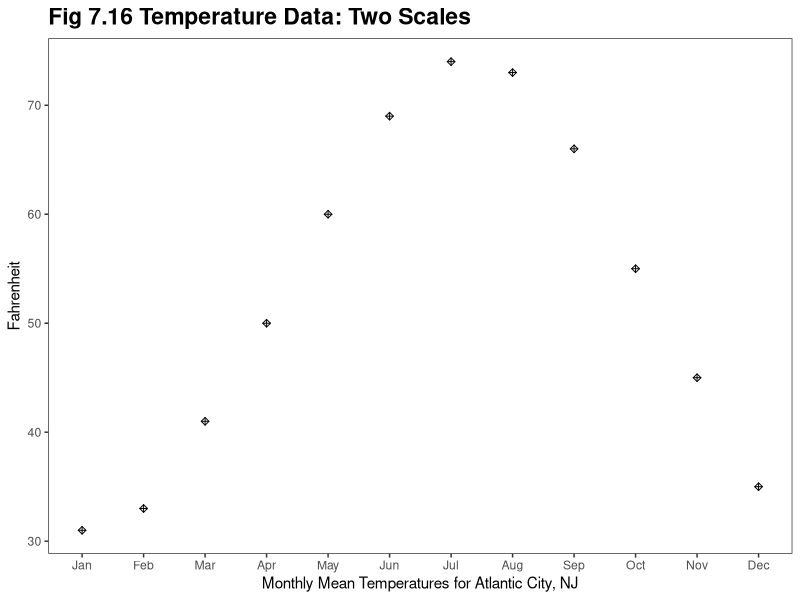
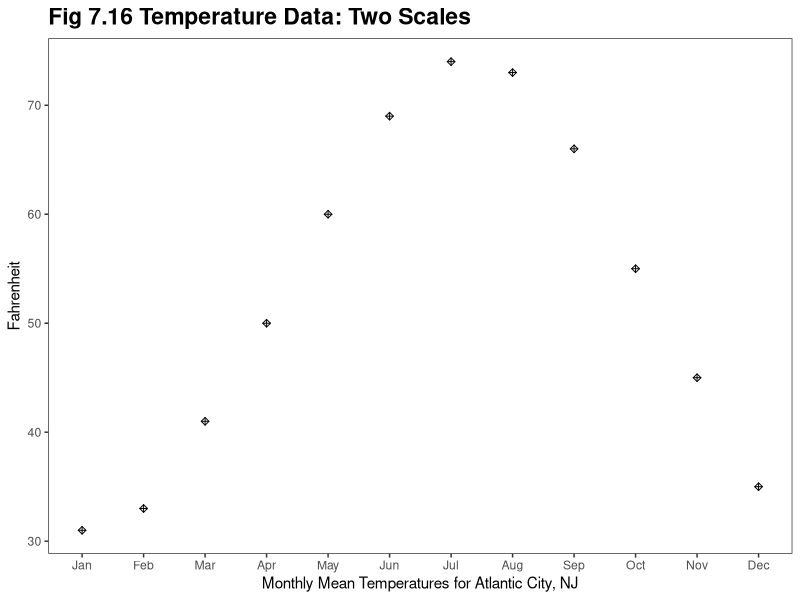

Write the R code that produced these figures, in order.
library(ggplot2)

this_base <- "fig07-16_temperature-data-two-scales"

my_data <- data.frame(
  month = month.abb, 
  fahrenheit = c(31, 33, 41, 50, 60, 69, 74, 73, 66, 55, 45, 35))

my_data$month <- factor(my_data$month, month.abb)

p <- ggplot(my_data, aes(x = as.numeric(factor(month)), y = fahrenheit)) +
  geom_point(shape = 9) +
  geom_text(aes(label = "Celcius"), x = 14, y = 50, angle = 90) +
  scale_x_continuous(breaks = seq(1, 12, 1), limits = c(1, 12), 
                     labels = my_data$month) +
  labs(x = "Monthly Mean Temperatures for Atlantic City, NJ", 
       y = "Fahrenheit") +
  ggtitle("Fig 7.16 Temperature Data: Two Scales") +
  theme_bw() +
  theme(panel.grid.major = element_blank(),
        panel.grid.minor = element_blank(),
        plot.title = element_text(size = rel(1.5), face = "bold"))

p

ggsave(paste0(this_base, ".png"), p, width = 6, height = 5)

## TO DO: add the Celsius scale? 
## note: my_data is estimated
